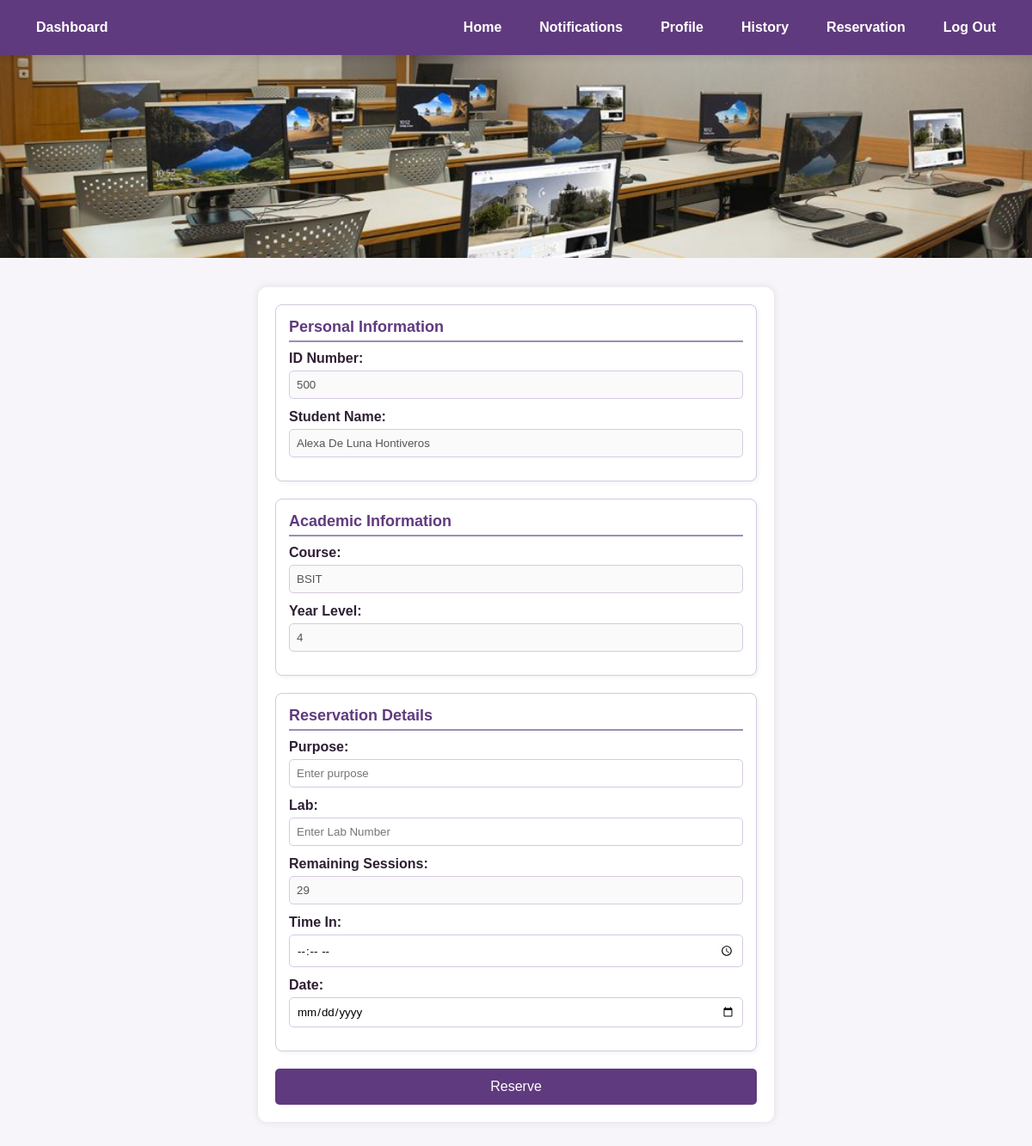
The app's page /student_reservation (signed in) with its own data.
### tables this page shows
CREATE TABLE users (
    id INTEGER PRIMARY KEY AUTOINCREMENT,
    idno INTEGER NOT NULL,
    lastname VARCHAR(50) NOT NULL,
    firstname VARCHAR(50) NOT NULL,
    middlename VARCHAR(50),
    course VARCHAR(100) NOT NULL,
    year_level INTEGER NOT NULL,
    email_address VARCHAR(50) NOT NULL,
    username VARCHAR(50) NOT NULL,
    password VARCHAR(50) NOT NULL,
    profile_picture VARCHAR(255)
, is_admin BOOLEAN DEFAULT 0, registration_date TEXT, sessions INT DEFAULT 30);

### app.py (the view, shortened to what this page needs)
@app.route("/student_reservation", methods=["GET", "POST"])
def student_reservation():
    if "user" not in session:
        flash("Please log in first.", "warning")
        return redirect("/login")
    student = dbhelper.get_student_by_username(session["user"])
    if not student:
        flash("User not found!", "danger")
        return redirect("/student_dashboard")
    return render_template("student_reservation.html", student=student)

### app.py (called while the page is built)
@app.after_request
def disable_cache(response):
    response.headers['Cache-Control'] = 'no-store, no-cache, must-revalidate, post-check=0, pre-check=0'
    response.headers['Pragma'] = 'no-cache'
    response.headers['Expires'] = '0'
    return response

### dbhelper.py (called while the page is built)
def getprocess(sql: str, params: tuple = ()) -> list:
    db = connect(database)
    cursor: object = db.cursor()
    cursor.row_factory = Row
    cursor.execute(sql, params)
    data: list = cursor.fetchall()
    db.close()
    return [dict(row) for row in data]

def get_student_by_username(username: str) -> dict:
    sql = """SELECT idno, lastname, firstname, middlename, course, year_level,
                    email_address, username, password, profile_picture, sessions
             FROM users WHERE username = ?"""
    student_list = getprocess(sql, (username,))
    if student_list:
        student = student_list[0]
        student["profile_picture"] = student.get("profile_picture") or "profile_picture.png"
        return student
    return None

### templates/student_reservation.html (shortened to what this page needs)
<!DOCTYPE html>
<html lang="en">
<head>
</head>
<body>
    <nav class="navbar">
        <a class="nav-link" href="{{ url_for('student_dashboard')}}">Dashboard</a>
        <div class="nav-items">
            <a class="nav-link" href="{{ url_for('student_dashboard')}}">Home</a>
            <a class="nav-link" href="#">Notifications</a>
            <a class="nav-link" href="{{ url_for('edit_profile') }}">Profile</a>
            <a class="nav-link" href="{{ url_for('student_history')}}">History</a>
            <a class="nav-link" href="{{ url_for('student_reservation')}}">Reservation</a>
            <a class="nav-link" href="{{ url_for('logout') }}">Log Out</a>
        </div>
    </nav>
    <div class="image-container">
        <img src="../static/images/lab.jpg" alt="Reservation Banner">
    </div>
    <div class="form-container">
        <form method="POST" action="{{ url_for('student_reservation') }}">
            <div class="section">
                <div class="section-title">Personal Information</div>
                <div class="form-group">
                    <label>ID Number:</label>
                    <input type="text" name="idno" value="{{ student.idno }}" disabled>
                </div>
                <div class="form-group">
                    <label>Student Name:</label>
                    <input type="text" value="{{ student.firstname }} {{ student.middlename }} {{ student.lastname }}" disabled>
                </div>
            </div>
            <div class="section">
                <div class="section-title">Academic Information</div>
                <div class="form-group">
                    <label>Course:</label>
                    <input type="text" name="course" value="{{ student.course }}" disabled>
                </div>
                <div class="form-group">
                    <label>Year Level:</label>
                    <input type="text" name="year_level" value="{{ student.year_level }}" disabled>
                </div>
            </div>
            <div class="section">
                <div class="section-title">Reservation Details</div>
                <div class="form-group">
                    <label>Purpose:</label>
                    <input type="text" name="purpose" placeholder="Enter purpose" required>
                </div>
                <div class="form-group">
                    <label>Lab:</label>
                    <input type="text" name="lab" placeholder="Enter Lab Number" required>
                </div>
                <div class="form-group">
                    <label>Remaining Sessions:</label>
                    <input type="text" value="{{ student.sessions }}" disabled>
                </div>
                <div class="form-group">
                    <label>Time In:</label>
                    <input type="time" name="time_in" required>
                </div>
                <div class="form-group">
                    <label>Date:</label>
                    <input type="date" name="date" required>
                </div>
            </div>
            <button type="submit" class="reserve-btn">Reserve</button>
        </form>
    </div>
</body>
</html>

### templates/student_reservation.html (style rules this page uses)
* { margin: 0; padding: 0; box-sizing: border-box; font-family: 'Arial', sans-serif; }
body { font-family: Arial, sans-serif; margin: 0; padding: 0; background-color: #F8F5FA; }
.navbar { width: 100%; background-color: #603A7E; padding: 15px 20px; display: flex; justify-content: space-between; align-items: center; box-shadow: 0 4px 8px rgba(0, 0, 0, 0.1); position: fixed; top: 0; left: 0; z-index: 1000; }
.nav-items { display: flex; }
.navbar .nav-link { color: white; font-weight: bold; margin: 0 10px; text-decoration: none; font-size: 1rem; padding: 8px 12px; border-radius: 5px; transition: background 0.3s ease-in-out; }
.image-container { width: 100%; text-align: center; margin-bottom: 20px; }
.image-container img { width: 100%; max-height: 300px; object-fit: cover; }
.form-container { width: 50%; margin: 30px auto; background-color: white; padding: 20px; border-radius: 10px; box-shadow: 0px 0px 10px rgba(0, 0, 0, 0.1); }
.section { margin-bottom: 20px; padding: 15px; border-radius: 8px; background-color: #ffffff; border: 1px solid #D6C9E1; box-shadow: 2px 2px 5px rgba(0, 0, 0, 0.05); }
.section-title { font-size: 18px; font-weight: bold; color: #603A7E; margin-bottom: 10px; padding-bottom: 5px; border-bottom: 2px solid #A08BB3; }
.form-group { margin-bottom: 12px; }
.form-group label { display: block; font-weight: bold; margin-bottom: 5px; color: #2E1F33; }
.form-group input { width: 100%; padding: 8px; border: 1px solid #D6C9E1; border-radius: 5px; }
.reserve-btn { width: 100%; padding: 12px; background-color: #603A7E; color: white; border: none; border-radius: 5px; cursor: pointer; font-size: 16px; transition: background 0.3s ease-in-out; }

### records on screen
users: idno "500", firstname "Alexa De Luna Hontiveros", course "BSIT", year_level "4", sessions "29"
